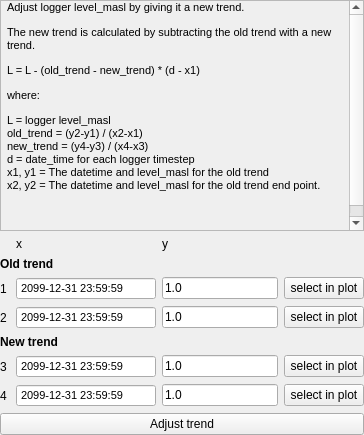
          <widget class="QWidget" name="adjust_drift">
           <attribute name="title">
            <string>Adjust trend</string>
           </attribute>
           <layout class="QVBoxLayout" name="verticalLayout">
            <property name="leftMargin">
             <number>0</number>
            </property>
            <property name="topMargin">
             <number>0</number>
            </property>
            <property name="rightMargin">
             <number>0</number>
            </property>
            <property name="bottomMargin">
             <number>0</number>
            </property>
            <item>
             <widget class="QWidget" name="widget" native="true">
              <layout class="QVBoxLayout" name="verticalLayout_10">
               <property name="leftMargin">
                <number>0</number>
               </property>
               <property name="topMargin">
                <number>0</number>
               </property>
               <property name="rightMargin">
                <number>0</number>
               </property>
               <property name="bottomMargin">
                <number>0</number>
               </property>
               <item>
                <widget class="QScrollArea" name="scrollArea">
                 <property name="horizontalScrollBarPolicy">
                  <enum>Qt::ScrollBarAlwaysOff</enum>
                 </property>
                 <property name="widgetResizable">
                  <bool>true</bool>
                 </property>
                 <widget class="QWidget" name="scrollAreaWidgetContents">
                  <property name="geometry">
                   <rect>
                    <x>0</x>
                    <y>0</y>
                    <width>334</width>
                    <height>451</height>
                   </rect>
                  </property>
                  <layout class="QVBoxLayout" name="verticalLayout_9">
                   <property name="leftMargin">
                    <number>6</number>
                   </property>
                   <property name="topMargin">
                    <number>0</number>
                   </property>
                   <property name="rightMargin">
                    <number>0</number>
                   </property>
                   <property name="bottomMargin">
                    <number>0</number>
                   </property>
                   <item>
                    <widget class="QLabel" name="label_8">
                     <property name="sizePolicy">
                      <sizepolicy hsizetype="Preferred" vsizetype="MinimumExpanding">
                       <horstretch>0</horstretch>
                       <verstretch>0</verstretch>
                      </sizepolicy>
                     </property>
                     <property name="minimumSize">
                      <size>
                       <width>0</width>
                       <height>200</height>
                      </size>
                     </property>
                     <property name="font">
                      <font>
                       <pointsize>8</pointsize>
                      </font>
                     </property>
                     <property name="text">
                      <string>&lt;html&gt;&lt;head/&gt;&lt;body&gt;&lt;p&gt;Adjust logger level_masl by giving it a new trend.&lt;/p&gt;&lt;p&gt;The new trend is calculated by subtracting the old trend with a new trend.&lt;/p&gt;&lt;p&gt;L = L - (old_trend - new_trend) * (d - x1)&lt;/p&gt;&lt;p&gt;where:&lt;/p&gt;&lt;p&gt;L = logger level_masl&lt;br/&gt;old_trend = (y2-y1) / (x2-x1)&lt;br/&gt;new_trend = (y4-y3) / (x4-x3)&lt;br/&gt;d = date_time for each logger timestep&lt;br/&gt;x1, y1 = The datetime and level_masl for the old trend&lt;br/&gt;x2, y2 = The datetime and level_masl for the old trend end point.&lt;br/&gt;&lt;/p&gt;&lt;p&gt;&lt;br/&gt;&lt;/p&gt;&lt;/body&gt;&lt;/html&gt;</string>
                     </property>
                     <property name="wordWrap">
                      <bool>true</bool>
                     </property>
                    </widget>
                   </item>
                  </layout>
                 </widget>
                </widget>
               </item>
               <item>
                <layout class="QGridLayout" name="gridLayout_4">
                 <item row="1" column="1">
                  <widget class="QLabel" name="label_11">
                   <property name="text">
                    <string>x</string>
                   </property>
                  </widget>
                 </item>
                 <item row="4" column="2">
                  <widget class="QLineEdit" name="L2_level">
                   <property name="sizePolicy">
                    <sizepolicy hsizetype="MinimumExpanding" vsizetype="Fixed">
                     <horstretch>0</horstretch>
                     <verstretch>0</verstretch>
                    </sizepolicy>
                   </property>
                   <property name="minimumSize">
                    <size>
                     <width>10</width>
                     <height>0</height>
                    </size>
                   </property>
                   <property name="toolTip">
                    <string>&lt;html&gt;&lt;head/&gt;&lt;body&gt;&lt;p&gt;y2 in the equation old_trend = (y2-y1) / (x2-x1)&lt;/p&gt;&lt;/body&gt;&lt;/html&gt;</string>
                   </property>
                   <property name="text">
                    <string>1.0</string>
                   </property>
                  </widget>
                 </item>
                 <item row="7" column="2">
                  <widget class="QLineEdit" name="M2_level">
                   <property name="sizePolicy">
                    <sizepolicy hsizetype="MinimumExpanding" vsizetype="Fixed">
                     <horstretch>0</horstretch>
                     <verstretch>0</verstretch>
                    </sizepolicy>
                   </property>
                   <property name="minimumSize">
                    <size>
                     <width>10</width>
                     <height>0</height>
                    </size>
                   </property>
                   <property name="toolTip">
                    <string>&lt;html&gt;&lt;head/&gt;&lt;body&gt;&lt;p&gt;y4 in the equation new_trend = (y4-y3) / (x4-x3)&lt;/p&gt;&lt;/body&gt;&lt;/html&gt;</string>
                   </property>
                   <property name="text">
                    <string>1.0</string>
                   </property>
                  </widget>
                 </item>
                 <item row="3" column="0">
                  <widget class="QLabel" name="L1_label">
                   <property name="minimumSize">
                    <size>
                     <width>10</width>
                     <height>0</height>
                    </size>
                   </property>
                   <property name="toolTip">
                    <string>&lt;html&gt;&lt;head/&gt;&lt;body&gt;&lt;p&gt;Logger node used as *1 in the equation a_L = (y2-y1) / (x2-x1) &lt;/p&gt;&lt;/body&gt;&lt;/html&gt;</string>
                   </property>
                   <property name="text">
                    <string>1</string>
                   </property>
                  </widget>
                 </item>
                 <item row="3" column="3">
                  <widget class="QPushButton" name="L1_button">
                   <property name="toolTip">
                    <string>&lt;html&gt;&lt;head/&gt;&lt;body&gt;&lt;p&gt;Select the first logger node that represents the old trend.&lt;/p&gt;&lt;/body&gt;&lt;/html&gt;</string>
                   </property>
                   <property name="text">
                    <string>select in plot</string>
                   </property>
                  </widget>
                 </item>
                 <item row="4" column="0">
                  <widget class="QLabel" name="L2_label">
                   <property name="minimumSize">
                    <size>
                     <width>10</width>
                     <height>0</height>
                    </size>
                   </property>
                   <property name="toolTip">
                    <string>&lt;html&gt;&lt;head/&gt;&lt;body&gt;&lt;p&gt;Logger node used as *2 in the equation a_L = (y2-y1) / (x2-x1) &lt;/p&gt;&lt;/body&gt;&lt;/html&gt;</string>
                   </property>
                   <property name="text">
                    <string>2</string>
                   </property>
                  </widget>
                 </item>
                 <item row="4" column="1">
                  <widget class="QDateTimeEdit" name="L2_date">
                   <property name="sizePolicy">
                    <sizepolicy hsizetype="MinimumExpanding" vsizetype="Fixed">
                     <horstretch>0</horstretch>
                     <verstretch>0</verstretch>
                    </sizepolicy>
                   </property>
                   <property name="minimumSize">
                    <size>
                     <width>140</width>
                     <height>22</height>
                    </size>
                   </property>
                   <property name="font">
                    <font>
                     <family>Arial</family>
                     <pointsize>8</pointsize>
                     <italic>false</italic>
                    </font>
                   </property>
                   <property name="toolTip">
                    <string>&lt;html&gt;&lt;head/&gt;&lt;body&gt;&lt;p&gt;x2 in the equation old_trend = (y2-y1) / (x2-x1)&lt;/p&gt;&lt;/body&gt;&lt;/html&gt;</string>
                   </property>
                   <property name="wrapping">
                    <bool>false</bool>
                   </property>
                   <property name="frame">
                    <bool>true</bool>
                   </property>
                   <property name="buttonSymbols">
                    <enum>QAbstractSpinBox::NoButtons</enum>
                   </property>
                   <property name="specialValueText">
                    <string/>
                   </property>
                   <property name="keyboardTracking">
                    <bool>true</bool>
                   </property>
                   <property name="dateTime">
                    <datetime>
                     <hour>23</hour>
                     <minute>59</minute>
                     <second>59</second>
                     <year>2099</year>
                     <month>12</month>
                     <day>31</day>
                    </datetime>
                   </property>
                   <property name="date">
                    <date>
                     <year>2099</year>
                     <month>12</month>
                     <day>31</day>
                    </date>
                   </property>
                   <property name="time">
                    <time>
                     <hour>23</hour>
                     <minute>59</minute>
                     <second>59</second>
                    </time>
                   </property>
                   <property name="displayFormat">
                    <string>yyyy-MM-dd HH:mm:ss</string>
                   </property>
                   <property name="calendarPopup">
                    <bool>false</bool>
                   </property>
                  </widget>
                 </item>
                 <item row="4" column="3">
                  <widget class="QPushButton" name="L2_button">
                   <property name="toolTip">
                    <string>&lt;html&gt;&lt;head/&gt;&lt;body&gt;&lt;p&gt;Select the last logger node that represents the old trend.&lt;/p&gt;&lt;/body&gt;&lt;/html&gt;</string>
                   </property>
                   <property name="text">
                    <string>select in plot</string>
                   </property>
                  </widget>
                 </item>
                 <item row="6" column="0">
                  <widget class="QLabel" name="M1_Label">
                   <property name="minimumSize">
                    <size>
                     <width>10</width>
                     <height>0</height>
                    </size>
                   </property>
                   <property name="toolTip">
                    <string>&lt;html&gt;&lt;head/&gt;&lt;body&gt;&lt;p&gt;Measurement node used as *1 in the equation a_M = (y2-y1) / (x2-x1) &lt;/p&gt;&lt;/body&gt;&lt;/html&gt;</string>
                   </property>
                   <property name="text">
                    <string>3</string>
                   </property>
                  </widget>
                 </item>
                 <item row="6" column="1">
                  <widget class="QDateTimeEdit" name="M1_date">
                   <property name="sizePolicy">
                    <sizepolicy hsizetype="MinimumExpanding" vsizetype="Fixed">
                     <horstretch>0</horstretch>
                     <verstretch>0</verstretch>
                    </sizepolicy>
                   </property>
                   <property name="minimumSize">
                    <size>
                     <width>140</width>
                     <height>22</height>
                    </size>
                   </property>
                   <property name="font">
                    <font>
                     <family>Arial</family>
                     <pointsize>8</pointsize>
                     <italic>false</italic>
                    </font>
                   </property>
                   <property name="toolTip">
                    <string>&lt;html&gt;&lt;head/&gt;&lt;body&gt;&lt;p&gt;x3 in the equation new_trend = (y4-y3) / (x4-x3)&lt;/p&gt;&lt;/body&gt;&lt;/html&gt;</string>
                   </property>
                   <property name="wrapping">
                    <bool>false</bool>
                   </property>
                   <property name="frame">
                    <bool>true</bool>
                   </property>
                   <property name="buttonSymbols">
                    <enum>QAbstractSpinBox::NoButtons</enum>
                   </property>
                   <property name="specialValueText">
                    <string/>
                   </property>
                   <property name="keyboardTracking">
                    <bool>true</bool>
                   </property>
                   <property name="dateTime">
                    <datetime>
                     <hour>23</hour>
                     <minute>59</minute>
                     <second>59</second>
                     <year>2099</year>
                     <month>12</month>
                     <day>31</day>
                    </datetime>
                   </property>
                   <property name="date">
                    <date>
                     <year>2099</year>
                     <month>12</month>
                     <day>31</day>
                    </date>
                   </property>
                   <property name="time">
                    <time>
                     <hour>23</hour>
                     <minute>59</minute>
                     <second>59</second>
                    </time>
                   </property>
                   <property name="displayFormat">
                    <string>yyyy-MM-dd HH:mm:ss</string>
                   </property>
                   <property name="calendarPopup">
                    <bool>false</bool>
                   </property>
                  </widget>
                 </item>
                 <item row="6" column="3">
                  <widget class="QPushButton" name="M1_button">
                   <property name="toolTip">
                    <string>&lt;html&gt;&lt;head/&gt;&lt;body&gt;&lt;p&gt;Select the start point for the new trend.&lt;/p&gt;&lt;/body&gt;&lt;/html&gt;</string>
                   </property>
                   <property name="text">
                    <string>select in plot</string>
                   </property>
                  </widget>
                 </item>
                 <item row="7" column="0">
                  <widget class="QLabel" name="M2_label">
                   <property name="minimumSize">
                    <size>
                     <width>10</width>
                     <height>0</height>
                    </size>
                   </property>
                   <property name="toolTip">
                    <string>&lt;html&gt;&lt;head/&gt;&lt;body&gt;&lt;p&gt;Measurement node used as *2 in the equation a_M = (y2-y1) / (x2-x1) &lt;/p&gt;&lt;/body&gt;&lt;/html&gt;</string>
                   </property>
                   <property name="text">
                    <string>4</string>
                   </property>
                  </widget>
                 </item>
                 <item row="7" column="1">
                  <widget class="QDateTimeEdit" name="M2_date">
                   <property name="sizePolicy">
                    <sizepolicy hsizetype="MinimumExpanding" vsizetype="Fixed">
                     <horstretch>0</horstretch>
                     <verstretch>0</verstretch>
                    </sizepolicy>
                   </property>
                   <property name="minimumSize">
                    <size>
                     <width>140</width>
                     <height>22</height>
                    </size>
                   </property>
                   <property name="font">
                    <font>
                     <family>Arial</family>
                     <pointsize>8</pointsize>
                     <italic>false</italic>
                    </font>
                   </property>
                   <property name="toolTip">
                    <string>&lt;html&gt;&lt;head/&gt;&lt;body&gt;&lt;p&gt;x4 in the equation new_trend = (y4-y3) / (x4-x3)&lt;/p&gt;&lt;/body&gt;&lt;/html&gt;</string>
                   </property>
                   <property name="wrapping">
                    <bool>false</bool>
                   </property>
                   <property name="frame">
                    <bool>true</bool>
                   </property>
                   <property name="buttonSymbols">
                    <enum>QAbstractSpinBox::NoButtons</enum>
                   </property>
                   <property name="specialValueText">
                    <string/>
                   </property>
                   <property name="keyboardTracking">
                    <bool>true</bool>
                   </property>
                   <property name="dateTime">
                    <datetime>
                     <hour>23</hour>
                     <minute>59</minute>
                     <second>59</second>
                     <year>2099</year>
                     <month>12</month>
                     <day>31</day>
                    </datetime>
                   </property>
                   <property name="date">
                    <date>
                     <year>2099</year>
                     <month>12</month>
                     <day>31</day>
                    </date>
                   </property>
                   <property name="time">
                    <time>
                     <hour>23</hour>
                     <minute>59</minute>
                     <second>59</second>
                    </time>
                   </property>
                   <property name="displayFormat">
                    <string>yyyy-MM-dd HH:mm:ss</string>
                   </property>
                   <property name="calendarPopup">
                    <bool>false</bool>
                   </property>
                  </widget>
                 </item>
                 <item row="7" column="3">
                  <widget class="QPushButton" name="M2_button">
                   <property name="toolTip">
                    <string>&lt;html&gt;&lt;head/&gt;&lt;body&gt;&lt;p&gt;Select the end point for the new trend.&lt;/p&gt;&lt;/body&gt;&lt;/html&gt;</string>
                   </property>
                   <property name="text">
                    <string>select in plot</string>
                   </property>
                  </widget>
                 </item>
                 <item row="3" column="2">
                  <widget class="QLineEdit" name="L1_level">
                   <property name="sizePolicy">
                    <sizepolicy hsizetype="MinimumExpanding" vsizetype="Fixed">
                     <horstretch>0</horstretch>
                     <verstretch>0</verstretch>
                    </sizepolicy>
                   </property>
                   <property name="minimumSize">
                    <size>
                     <width>10</width>
                     <height>0</height>
                    </size>
                   </property>
                   <property name="toolTip">
                    <string>&lt;html&gt;&lt;head/&gt;&lt;body&gt;&lt;p&gt;y1 in the equation old_trend = (y2-y1) / (x2-x1)&lt;/p&gt;&lt;/body&gt;&lt;/html&gt;</string>
                   </property>
                   <property name="inputMethodHints">
                    <set>Qt::ImhDigitsOnly</set>
                   </property>
                   <property name="text">
                    <string>1.0</string>
                   </property>
                  </widget>
                 </item>
                 <item row="6" column="2">
                  <widget class="QLineEdit" name="M1_level">
                   <property name="sizePolicy">
                    <sizepolicy hsizetype="MinimumExpanding" vsizetype="Fixed">
                     <horstretch>0</horstretch>
                     <verstretch>0</verstretch>
                    </sizepolicy>
                   </property>
                   <property name="minimumSize">
                    <size>
                     <width>10</width>
                     <height>0</height>
                    </size>
                   </property>
                   <property name="toolTip">
                    <string>&lt;html&gt;&lt;head/&gt;&lt;body&gt;&lt;p&gt;y3 in the equation new_trend = (y4-y3) / (x4-x3)&lt;/p&gt;&lt;/body&gt;&lt;/html&gt;</string>
                   </property>
                   <property name="text">
                    <string>1.0</string>
                   </property>
                  </widget>
                 </item>
                 <item row="3" column="1" alignment="Qt::AlignTop">
                  <widget class="QDateTimeEdit" name="L1_date">
                   <property name="sizePolicy">
                    <sizepolicy hsizetype="MinimumExpanding" vsizetype="Fixed">
                     <horstretch>0</horstretch>
                     <verstretch>0</verstretch>
                    </sizepolicy>
                   </property>
                   <property name="minimumSize">
                    <size>
                     <width>140</width>
                     <height>22</height>
                    </size>
                   </property>
                   <property name="font">
                    <font>
                     <family>Arial</family>
                     <pointsize>8</pointsize>
                     <italic>false</italic>
                    </font>
                   </property>
                   <property name="toolTip">
                    <string>&lt;html&gt;&lt;head/&gt;&lt;body&gt;&lt;p&gt;x1 in the equation old_trend = (y2-y1) / (x2-x1)&lt;/p&gt;&lt;/body&gt;&lt;/html&gt;</string>
                   </property>
                   <property name="wrapping">
                    <bool>false</bool>
                   </property>
                   <property name="frame">
                    <bool>true</bool>
                   </property>
                   <property name="buttonSymbols">
                    <enum>QAbstractSpinBox::NoButtons</enum>
                   </property>
                   <property name="specialValueText">
                    <string/>
                   </property>
                   <property name="keyboardTracking">
                    <bool>true</bool>
                   </property>
                   <property name="dateTime">
                    <datetime>
                     <hour>23</hour>
                     <minute>59</minute>
                     <second>59</second>
                     <year>2099</year>
                     <month>12</month>
                     <day>31</day>
                    </datetime>
                   </property>
                   <property name="date">
                    <date>
                     <year>2099</year>
                     <month>12</month>
                     <day>31</day>
                    </date>
                   </property>
                   <property name="time">
                    <time>
                     <hour>23</hour>
                     <minute>59</minute>
                     <second>59</second>
                    </time>
                   </property>
                   <property name="displayFormat">
                    <string>yyyy-MM-dd HH:mm:ss</string>
                   </property>
                   <property name="calendarPopup">
                    <bool>false</bool>
                   </property>
                  </widget>
                 </item>
                 <item row="1" column="2">
                  <widget class="QLabel" name="label_9">
                   <property name="text">
                    <string>y</string>
                   </property>
                  </widget>
                 </item>
                 <item row="2" column="0" colspan="4">
                  <widget class="QLabel" name="label_17">
                   <property name="font">
                    <font>
                     <weight>75</weight>
                     <bold>true</bold>
                    </font>
                   </property>
                   <property name="lineWidth">
                    <number>1</number>
                   </property>
                   <property name="text">
                    <string>Old trend</string>
                   </property>
                  </widget>
                 </item>
                 <item row="5" column="0" colspan="4">
                  <widget class="QLabel" name="label_18">
                   <property name="font">
                    <font>
                     <weight>75</weight>
                     <bold>true</bold>
                    </font>
                   </property>
                   <property name="text">
                    <string>New trend</string>
                   </property>
                  </widget>
                 </item>
                </layout>
               </item>
               <item>
                <widget class="QPushButton" name="adjust_trend_button">
                 <property name="text">
                  <string>Adjust trend</string>
                 </property>
                </widget>
               </item>
              </layout>
             </widget>
            </item>
           </layout>
          </widget>
